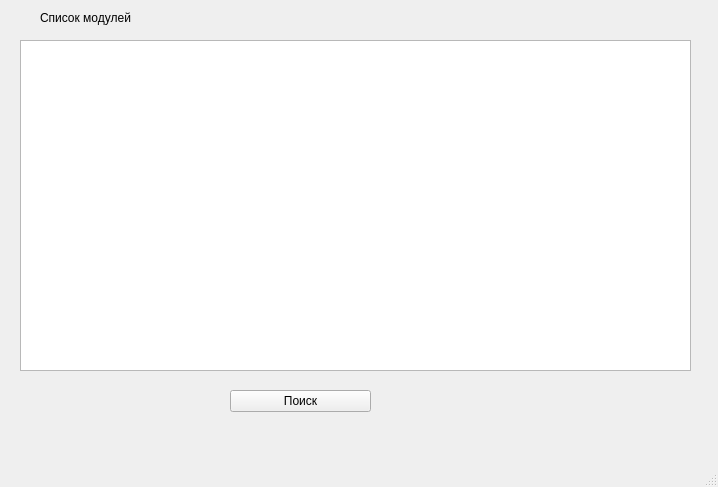
<?xml version="1.0" encoding="UTF-8"?>
<ui version="4.0">
 <class>fmAllSearch_1_0</class>
 <widget class="QMainWindow" name="fmAllSearch_1_0">
  <property name="geometry">
   <rect>
    <x>0</x>
    <y>0</y>
    <width>718</width>
    <height>487</height>
   </rect>
  </property>
  <property name="windowTitle">
   <string>Поиск модулей</string>
  </property>
  <widget class="QWidget" name="centralwidget">
   <widget class="QTableWidget" name="twSearch">
    <property name="geometry">
     <rect>
      <x>20</x>
      <y>40</y>
      <width>671</width>
      <height>331</height>
     </rect>
    </property>
   </widget>
   <widget class="QLabel" name="label_9">
    <property name="geometry">
     <rect>
      <x>40</x>
      <y>10</y>
      <width>141</width>
      <height>16</height>
     </rect>
    </property>
    <property name="font">
     <font>
      <pointsize>9</pointsize>
     </font>
    </property>
    <property name="text">
     <string>Список модулей</string>
    </property>
   </widget>
   <widget class="QToolButton" name="tbSearchModuls">
    <property name="geometry">
     <rect>
      <x>230</x>
      <y>390</y>
      <width>141</width>
      <height>22</height>
     </rect>
    </property>
    <property name="text">
     <string>Поиск</string>
    </property>
   </widget>
  </widget>
  <widget class="QMenuBar" name="menubar">
   <property name="geometry">
    <rect>
     <x>0</x>
     <y>0</y>
     <width>718</width>
     <height>21</height>
    </rect>
   </property>
  </widget>
  <widget class="QStatusBar" name="statusbar"/>
 </widget>
 <resources/>
 <connections/>
</ui>
